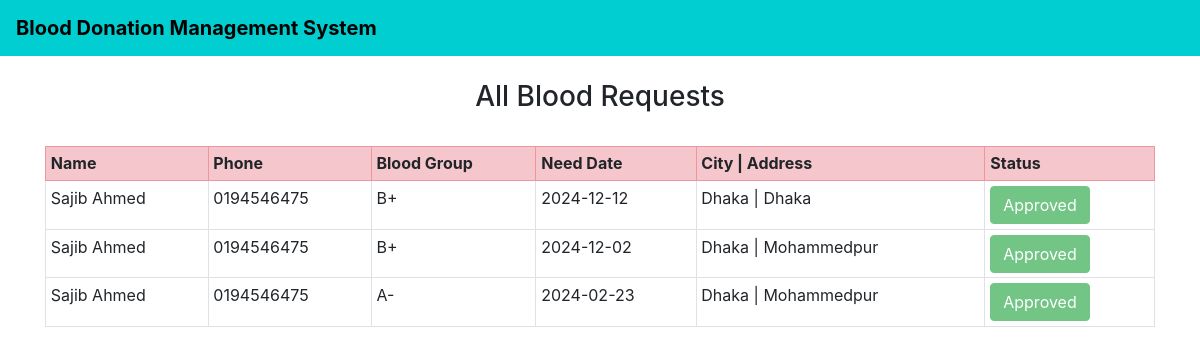
The app's page /see_all_request/ (signed in) with its own data.
### home/models.py (models this page shows, shortened)
class RequestBlood(models.Model):
    patient_id = models.IntegerField(default=0)
    name = models.CharField(max_length=100)
    email = models.EmailField()
    phone = models.CharField(max_length=20)
    city = models.CharField(max_length=300, blank=True)
    address = models.CharField(max_length=500, blank=True)
    blood_group = models.ForeignKey(BloodGroup, on_delete=models.CASCADE)
    date = models.CharField(max_length=100, blank=True)
    status=models.IntegerField(default=0)

class BloodGroup(models.Model):
    name = models.CharField(max_length=5)
    def __str__(self):
        return self.name

### home/views.py (the view)
# urls.py: path("see_all_request/", views.see_all_request, name="see_all_request"),
def see_all_request(request):
    requests = RequestBlood.objects.filter(patient_id=request.user.id)
    return render(request, "see_all_request.html", {'requests':requests})

### home/templates/see_all_request.html (shortened to what this page needs)
{% extends 'base.html' %}
{% block body %}
<div class="container">
{% if requests %}
<h3 class="text-center">All Blood Requests</h3>
<br>
<table class="table table-sm table-bordered">
  <tr class="table-danger">
    <th>Name</th>
    <th>Phone</th>
    <th>Blood Group</th>
    <th>Need Date</th>
    <th>City | Address</th>
    <th>Status</th>
  </tr>
  {% for i in requests %}
    <tr>
      <td>{{i.name}}</td>
      <td>{{i.phone}}</td>
      <td>{{i.blood_group}}</td>
      <td>{{i.date}}</td>
      <td>{{i.city}} | {{i.address}}</td>
      <td>
        {% if i.status == 0 %}
        <a  class="btn btn-warning" >Pending</a>
        {% elif i.status == 1 %}
        <button class="btn btn-success" disabled="disabled" data-toggle="modal" data-target="#reply_modal">Approved</button>
        {% elif i.status == 2 %}
        <button class="btn btn-danger" disabled="disabled" data-toggle="modal" data-target="#reply_modal">Disapproved</button>
        {% endif %}
        </td>
    </tr>
  {% endfor %}
</table>
{% else %}
<h2>No Blood Request Available</h2>
{% endif %}
</div>
{% endblock %}

### home/templates/base.html (style rules this page uses)
body { background-color:; }

### records on screen
RequestBlood: name "Sajib Ahmed", phone "0194546475", blood_group "B+", date "2024-12-12", city "Dhaka", address "Dhaka", status "Approved"
RequestBlood: name "Sajib Ahmed", phone "0194546475", blood_group "B+", date "2024-12-02", city "Dhaka", address "Mohammedpur", status "Approved"
RequestBlood: name "Sajib Ahmed", phone "0194546475", blood_group "A-", date "2024-02-23", city "Dhaka", address "Mohammedpur", status "Approved"
